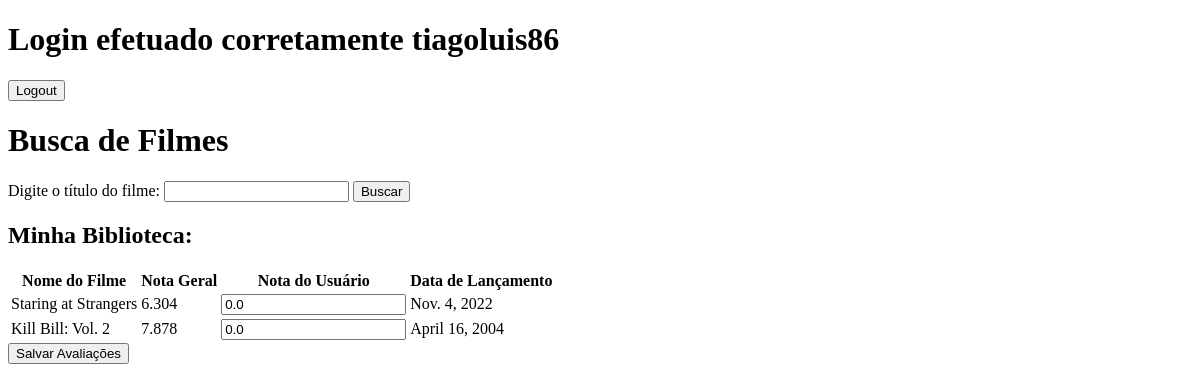
The app's page /main/ (signed in), older data.
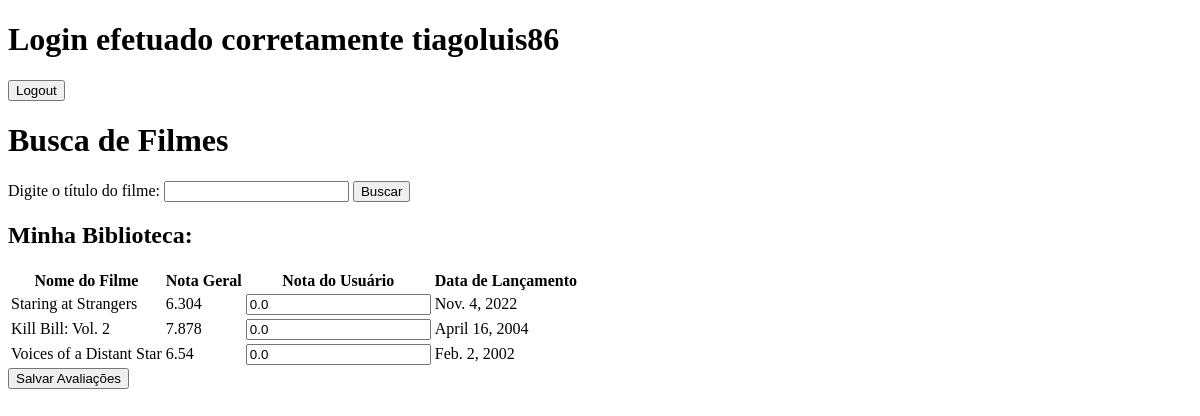
The same page, newer data.
### core/models.py (models this page shows, shortened)
class Movie(models.Model):
    user = models.ForeignKey(User, on_delete=models.CASCADE)
    title = models.CharField(max_length=255)
    release_date = models.DateField()
    average_rating = models.FloatField()
    user_rating = models.FloatField()

### core/views.py (the view)
# urls.py: path('main/', homepage, name='main'),
@login_required
def homepage(request):
    selected_movies = Movie.objects.filter(user=request.user)
    context = {'selected_movies': selected_movies}
    return render(request, 'main.html', context)

### core/templates/main.html (shortened to what this page needs)
<!DOCTYPE html>
<html>
<head>
</head>
<body>
    <h1>Login efetuado corretamente {{ user.username }}</h1>
    <form action="{% url 'logout' %}" method="POST">
        <button type="submit">Logout</button>
    </form>
    <h1>Busca de Filmes</h1>
    <form action="/search/" method="POST">
        <label for="title">Digite o título do filme:</label>
        <input type="text" id="title" name="search_query" required>
        <input type="submit" value="Buscar">
    </form>
    {% if selected_movies %}
    <form action="{% url 'update_ratings' %}" method="POST">
      <h2>Minha Biblioteca:</h2>
      <table>
          <thead>
              <tr>
                  <th>Nome do Filme</th>
                  <th>Nota Geral</th>
                  <th>Nota do Usuário</th>
                  <th>Data de Lançamento</th>
              </tr>
          </thead>
          <tbody>
              {% for movie in selected_movies %}
                  <tr>
                      <td>{{ movie.title }}</td>
                      <td>{{ movie.average_rating }}</td>
                      <td><input type="number" name="user_rating" value="{{ movie.user_rating }}" step="0.1"></td>
                      <td>{{ movie.release_date }}</td>
                  </tr>
              {% endfor %}
          </tbody>
      </table>
      <button type="submit">Salvar Avaliações</button>
  </form>
{% else %}
  <p>Nenhum filme encontrado na biblioteca.</p>
{% endif %}
</body>
</html>

Row changes from the older to the newer data that the page shows:
added Movie: title "Voices of a Distant Star", average_rating "6.54", user_rating "0.0", release_date "Feb. 2, 2002"
